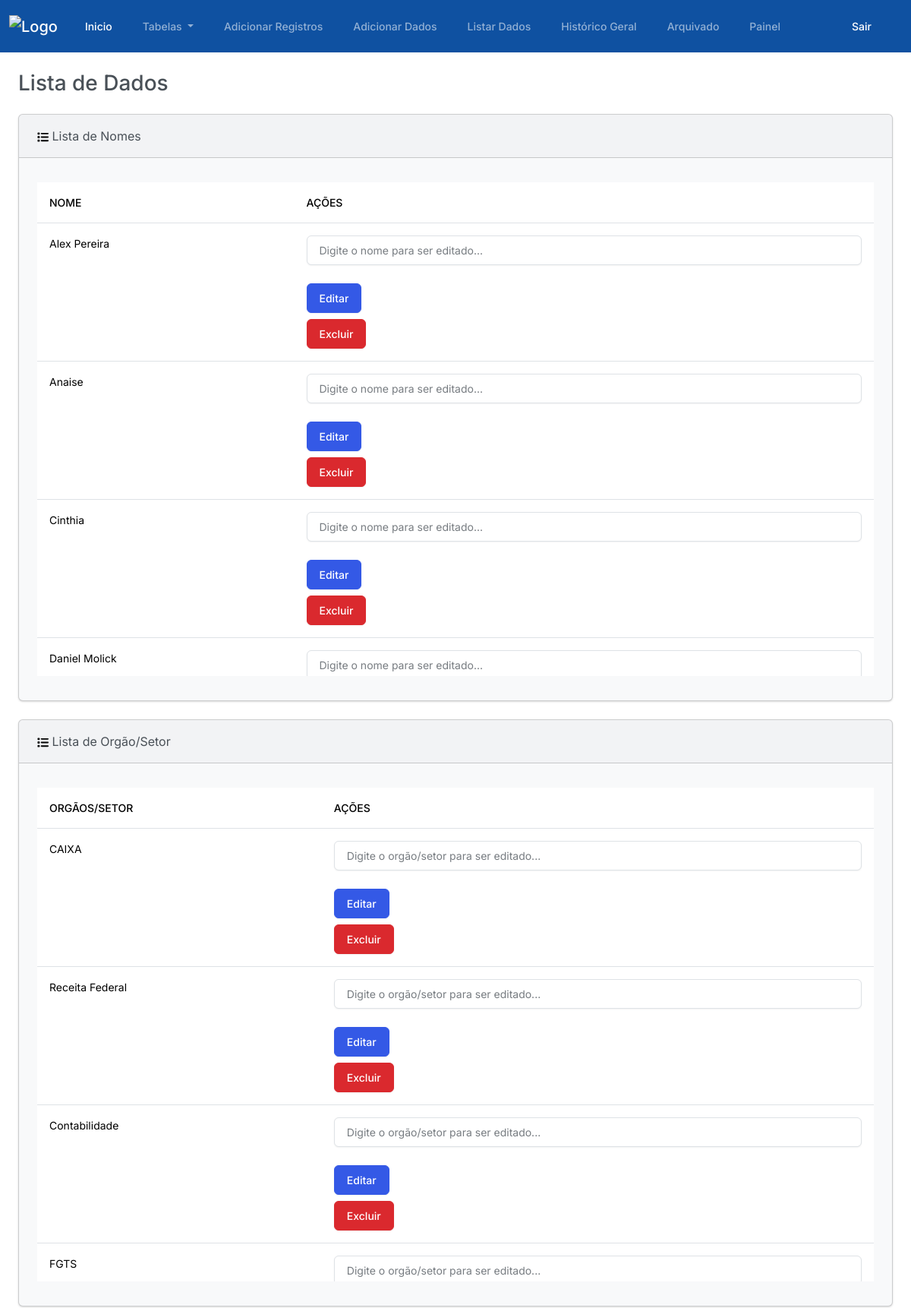
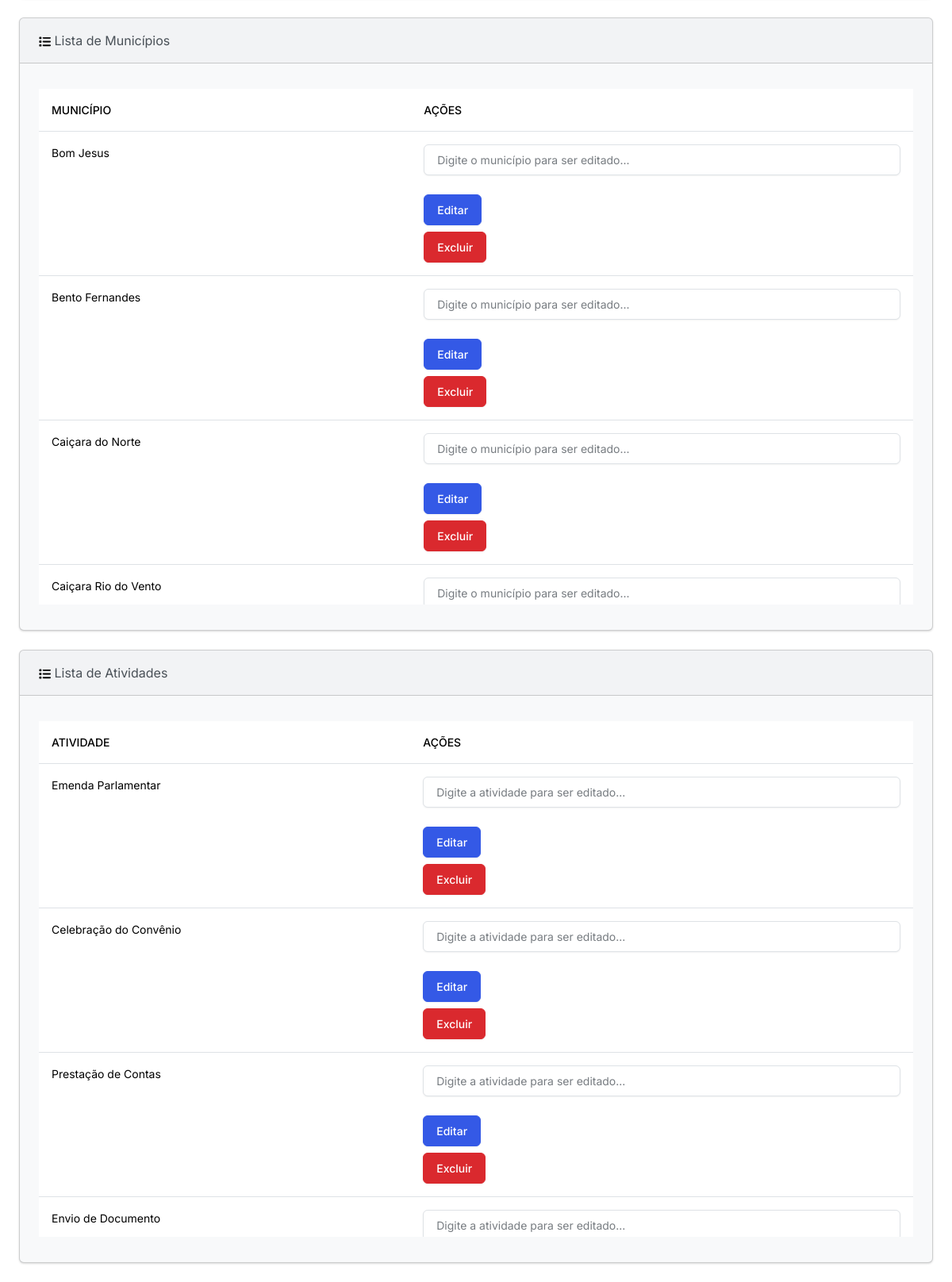
Page /listar_dados/ (signed in) on the committed database (2 pictures, top to bottom).
### plataforma/models.py (models this page shows)
class Nome(models.Model):
    nome = models.CharField(max_length=255)
    def __str__(self):
        return self.nome

class Setor(models.Model):
    orgao_setor = models.CharField(max_length=255)
    def __str__(self):
        return self.orgao_setor

class Municipio(models.Model):
    municipio = models.CharField(max_length=255)
    def __str__(self):
        return self.municipio

class Atividade(models.Model):
    atividade = models.CharField(max_length=255)
    def __str__(self):
        return self.atividade

### plataforma/views.py (the view, shortened to what this page needs)
# urls.py: path('listar_dados/', views.listar_dados, name='listar_dados'),
def listar_dados(request):
    classes_adicionadas = listar_classes_adicionadas()
    nomes = classes_adicionadas['nomes']
    setores = classes_adicionadas['setores']
    municipios = classes_adicionadas['municipios']
    atividades = classes_adicionadas['atividades']
    context = {
        'nomes': nomes,
        'setores': setores,
        'municipios': municipios,
        'atividades': atividades,
        'classes_adicionadas': classes_adicionadas,
    }
    return render(request, 'listar_dados.html', context)

### plataforma/views.py (called while the page is built)
def listar_classes_adicionadas():
    classes_adicionadas = {
        'nomes': Nome.objects.all(),
        'setores': Setor.objects.all(),
        'municipios': Municipio.objects.all(),
        'atividades': Atividade.objects.all(),
    }
    return classes_adicionadas

### plataforma/templates/listar_dados.html (shortened to what this page needs)
{% extends "base.html" %}
{% load static %}
{% load humanize %}
{% load custom_filters %}
{% block container %}
  <h3 class="m-4">Lista de Dados</h3>
  <div class="row">
    <div class="col-12">
      <div class="card bg-light ms-4 me-4 mb-4">
        <div class="card-header">
          Lista de Nomes
        </div>
        <div class="card-body">
          <p class="card-text">
            <div class="table-container table-responsive">
              <table class='table table-hover'>
                <thead class="thead-fixed sticky-top">
                  <tr>
                    <th scope="col-fixed">NOME</th>
                    <th scope="col-fixed">AÇÕES</th>
                  </tr>
                </thead>
                <tbody>
                  {% for nome in nomes %}
                    <tr>
                        <td>{{ nome }}</td>
                        <td>
                            <form method="post">
                                <input class="form-control mb-4" type="text" name="novo_nome" placeholder="Digite o nome para ser editado...">
                                <button class="btn btn-primary mb-2" type="submit">Editar</button>
                            </form>
                            <form method="post">
                                <button class="btn btn-danger" type="submit">Excluir</button>
                            </form>
                        </td>
                    </tr>
                  {% endfor %}
                </tbody>
              </table>
            </div>
          </p>
        </div>
      </div>
    </div>
  </div>
  <div class="row">
    <div class="col-12">
      <div class="card bg-light ms-4 me-4 mb-4">
        <div class="card-header">
          Lista de Orgão/Setor
        </div>
        <div class="card-body">
          <p class="card-text">
            <div class="table-container table-responsive">
              <table class='table table-hover'>
                <thead class="thead-fixed sticky-top">
                  <tr>
                    <th scope="col-fixed">ORGÃOS/SETOR</th>
                    <th scope="col-fixed">AÇÕES</th>
                  </tr>
                </thead>
                <tbody>
                  {% for setor in setores %}
                    <tr>
                      <td>{{ setor }}</td>
                      <td>
                        <form method="post">
                            <input class="form-control mb-4" type="text" name="novo_setor" placeholder="Digite o orgão/setor para ser editado...">
                            <button class="btn btn-primary mb-2" type="submit">Editar</button>
                        </form>
                        <form method="post">
                            <button class="btn btn-danger" type="submit">Excluir</button>
                        </form>
                      </td>
                    </tr>
                  {% endfor %}
                </tbody>
              </table>
            </div>
          </p>
        </div>
      </div>
    </div>
  </div>
  <div class="row">
    <div class="col-12">
      <div class="card bg-light ms-4 me-4 mb-4">
        <div class="card-header">
          Lista de Municípios
        </div>
        <div class="card-body">
          <p class="card-text">
            <div class="table-container table-responsive">
              <table class='table table-hover'>
                <thead class="thead-fixed sticky-top">
                  <tr>
                    <th scope="col-fixed">MUNICÍPIO</th>
                    <th scope="col-fixed">AÇÕES</th>
                  </tr>
                </thead>
                <tbody>
                  {% for municipio in municipios %}
                    <tr>
                      <td>{{ municipio }}</td>
                      <td>
                        <form method="post">
                            <input class="form-control mb-4" type="text" name="novo_municipio" placeholder="Digite o município para ser editado...">
                            <button class="btn btn-primary mb-2" type="submit">Editar</button>
                        </form>
                        <form method="post">
                            <button class="btn btn-danger" type="submit">Excluir</button>
                        </form>
                      </td>
                    </tr>
                  {% endfor %}
                </tbody>
              </table>
            </div>
          </p>
        </div>
      </div>
    </div>
  </div>
  <div class="row">
    <div class="col-12">
      <div class="card bg-light ms-4 me-4 mb-4">
        <div class="card-header">
          Lista de Atividades
        </div>
        <div class="card-body">
          <p class="card-text">
            <div class="table-container table-responsive">
              <table class='table table-hover'>
                <thead class="thead-fixed sticky-top">
                  <tr>
                    <th scope="col-fixed">ATIVIDADE</th>
                    <th scope="col-fixed">AÇÕES</th>
                  </tr>
                </thead>
                <tbody>
                  {% for atividade in atividades %}
                    <tr>
                      <td>{{ atividade }}</td>
                      <td>
                        <form method="post">
                            <input class="form-control mb-4" type="text" name="nova_atividade" placeholder="Digite a atividade para ser editado...">
                            <button class="btn btn-primary mb-2" type="submit">Editar</button>
                        </form>
                        <form method="post">
                            <button class="btn btn-danger" type="submit">Excluir</button>
                        </form>
                      </td>
                    </tr>
                  {% endfor %}
                </tbody>
              </table>
            </div>
          </p>
        </div>
      </div>
    </div>
  </div>
{% endblock container %}

### plataforma/templates/listar_dados.html (style rules this page uses)
.table-container { overflow: auto; max-height: 650px; }
.thead-fixed th { position: sticky; top: 0; background-color: #fff; z-index: 1; }

### rows in the picture
Nome: nome "Alex Pereira"
Nome: nome "Anaise"
Nome: nome "Cinthia"
Nome: nome "Daniel Molick"
Setor: orgao_setor "CAIXA"
Setor: orgao_setor "Receita Federal"
Setor: orgao_setor "Contabilidade"
Setor: orgao_setor "FGTS"
Municipio: municipio "Bom Jesus"
Municipio: municipio "Bento Fernandes"
Municipio: municipio "Caiçara do Norte"
Municipio: municipio "Caiçara Rio do Vento"
Atividade: atividade "Emenda Parlamentar"
Atividade: atividade "Celebração do Convênio"
Atividade: atividade "Prestação de Contas"
Atividade: atividade "Envio de Documento"
